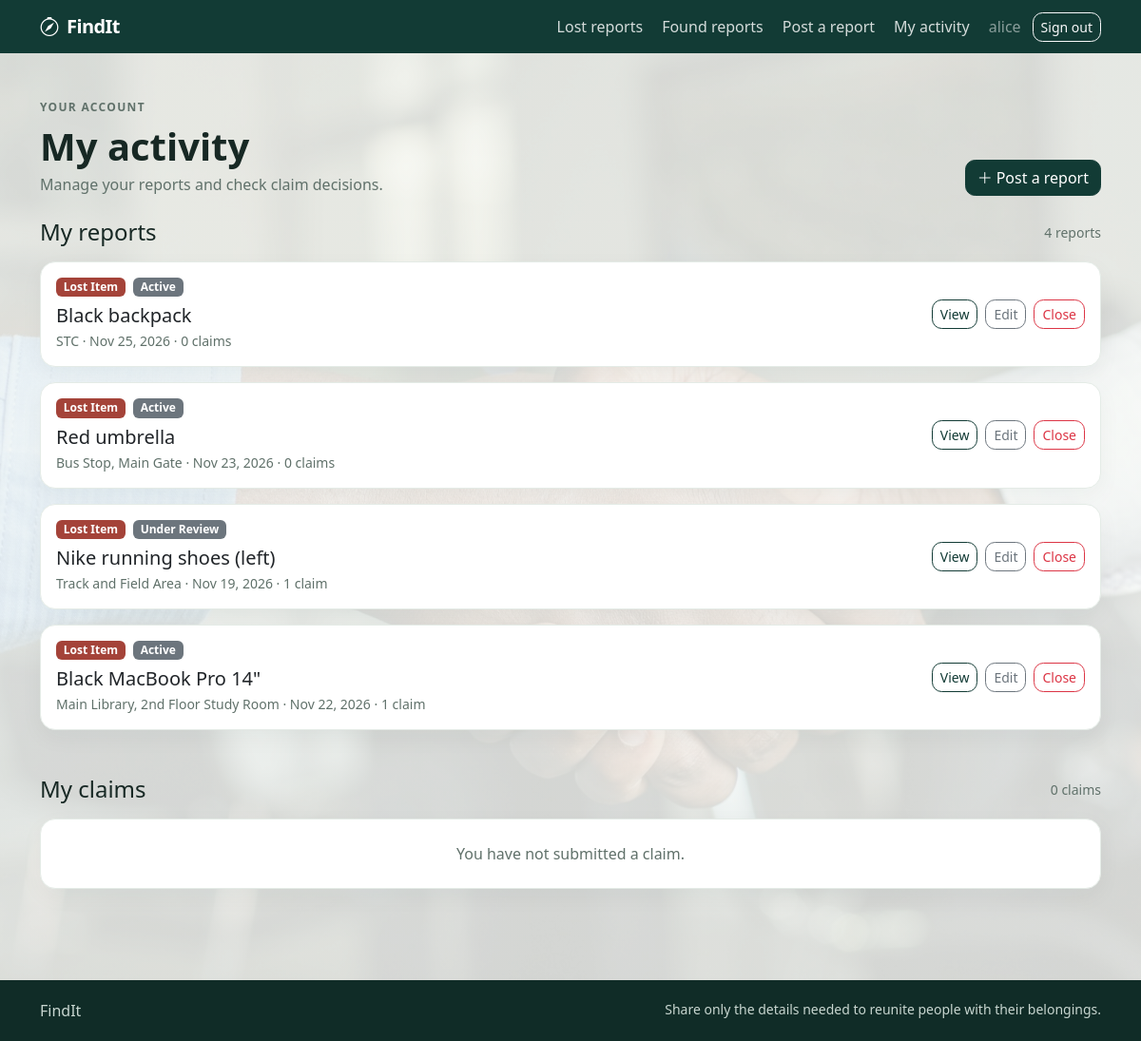
/browse/my/ (signed in), run on the app's committed database.
### accounts/models.py (models this page shows, shortened)
class User(AbstractUser):
    ROLE_CHOICES = [
        ('student', 'Student'),
        ('staff', 'Staff'),
        ('admin', 'Administrator'),
    ]
    role = models.CharField(
        max_length=20,
        choices=ROLE_CHOICES,
        default='student'
    )

### lostfound/models.py (models this page shows, shortened)
class ItemReport(models.Model):
    REPORT_TYPES = [
        ('lost', 'Lost Item'),
        ( 'found', 'Found Item')
    ]
    STATUS_CHOICES = [
        ('active', 'Active',),
        ('under review', 'Under Review',),
        ('matched', 'Matched',),
        ('recovered', 'Recovered',),
        ('closed', 'Closed',),
        ('hidden', 'Hidden',),
    ]
    CATEGORY_CHOICES = [
        ('electronics', 'Electronics',),
        ('clothing', 'Clothing',),
        ('documents', 'Documents',),
        ('accessories', 'Accessories',),
        ('other', 'Other',),
    ]
    reporter = models.ForeignKey(
        settings.AUTH_USER_MODEL,
        on_delete=models.CASCADE,
        related_name='reports'
    )
    report_type = models.CharField(
        max_length=10,
        choices=REPORT_TYPES
    )
    title = models.CharField(max_length=150)
    description = models.TextField()
    category = models.CharField(
        max_length=30,
        choices=CATEGORY_CHOICES,
    )
    date_lost_or_found = models.DateField()
    location = models.CharField(max_length=200)
    image = models.ImageField(
        upload_to='item_images/',
        blank=True,
        null=True,
    )
    status = models.CharField(
        max_length=20,
        choices=STATUS_CHOICES,
        default='active'
    )
    created_at = models.DateTimeField(auto_now_add=True)
    updated_at = models.DateTimeField(auto_now=True)

### lostfound/views.py (the view)
# urls.py: path('my/', views.my_activity, name='my_activity'),
@login_required
def my_activity(request):
    reports = (
        ItemReport.objects.filter(reporter=request.user)
        .annotate(claim_count=Count('claims'))
        .order_by('-updated_at')
    )
    claims = (
        Claim.objects.filter(claimant=request.user)
        .select_related('report')
        .order_by('-submitted_at')
    )
    return render(request, 'lostfound/my_activity.html', {
        'reports': reports,
        'claims': claims,
    })

### templates/lostfound/my_activity.html (shortened to what this page needs)
{% extends 'lostfound/base.html' %}
{% block content %}
<p class="eyebrow mb-2">Your account</p>
<div class="d-flex flex-wrap justify-content-between align-items-end gap-3 mb-4">
    <div>
        <h1 class="display-6 fw-bold mb-1">My activity</h1>
        <p class="text-muted mb-0">Manage your reports and check claim decisions.</p>
    </div>
    <a href="{% url 'create_report' %}" class="btn btn-primary"><i class="bi bi-plus-lg me-1"></i>Post a report</a>
</div>
<section class="mb-5">
    <div class="d-flex justify-content-between align-items-center mb-3">
        <h2 class="h4 mb-0">My reports</h2>
        <span class="small text-muted">{{ reports|length }} report{{ reports|length|pluralize }}</span>
    </div>
    {% for report in reports %}
        <article class="card mb-3">
            <div class="card-body d-flex flex-column flex-lg-row justify-content-between gap-3">
                <div>
                    <div class="d-flex flex-wrap align-items-center gap-2 mb-2">
                        <span class="badge {% if report.report_type == 'lost' %}badge-lost{% else %}badge-found{% endif %}">{{ report.get_report_type_display }}</span>
                        <span class="badge text-bg-secondary">{{ report.get_status_display }}</span>
                    </div>
                    <h3 class="h5 mb-1">{{ report.title }}</h3>
                    <p class="small text-muted mb-0">{{ report.location }} · {{ report.date_lost_or_found|date:"M j, Y" }} · {{ report.claim_count }} claim{{ report.claim_count|pluralize }}</p>
                </div>
                <div class="d-flex flex-wrap align-items-center gap-2">
                    <a href="{% url 'report_detail' report.pk %}" class="btn btn-sm btn-outline-primary">View</a>
                    {% if report.status == 'active' or report.status == 'under review' %}
                        <a href="{% url 'edit_report' report.pk %}" class="btn btn-sm btn-outline-secondary">Edit</a>
                        <form method="post" action="{% url 'close_report' report.pk %}" onsubmit="return confirm('Close this report?');">
                            <button type="submit" class="btn btn-sm btn-outline-danger">Close</button>
                        </form>
                    {% endif %}
                </div>
            </div>
        </article>
    {% empty %}
        <div class="card p-4 text-center">
            <p class="text-muted mb-2">You have not posted a report yet.</p>
            <div><a href="{% url 'create_report' %}" class="btn btn-outline-primary">Post your first report</a></div>
        </div>
    {% endfor %}
</section>
<section>
    <div class="d-flex justify-content-between align-items-center mb-3">
        <h2 class="h4 mb-0">My claims</h2>
        <span class="small text-muted">{{ claims|length }} claim{{ claims|length|pluralize }}</span>
    </div>
    {% for claim in claims %}
        <article class="card mb-3">
            <div class="card-body d-flex flex-column flex-md-row justify-content-between gap-3">
                <div>
                    <div class="d-flex align-items-center gap-2 mb-2">
                        <span class="badge {% if claim.claim_status == 'approved' %}text-bg-success{% elif claim.claim_status == 'rejected' %}text-bg-danger{% elif claim.claim_status == 'more_info' %}text-bg-warning{% else %}text-bg-secondary{% endif %}">{{ claim.get_claim_status_display }}</span>
                        <span class="small text-muted">Sent {{ claim.submitted_at|date:"M j, Y" }}</span>
                    </div>
                    <h3 class="h5 mb-1">{{ claim.report.title }}</h3>
                    {% if claim.decision_note %}<p class="small text-muted mb-0">{{ claim.decision_note }}</p>{% endif %}
                </div>
                <div class="d-flex align-items-center gap-2">
                    <a href="{% url 'report_detail' claim.report.pk %}" class="btn btn-sm btn-outline-primary">View item</a>
                    {% if claim.claim_status == 'more_info' %}
                        <a href="{% url 'respond_to_claim' claim.pk %}" class="btn btn-sm btn-primary">Reply</a>
                    {% endif %}
                </div>
            </div>
        </article>
    {% empty %}
        <div class="card p-4 text-center"><p class="text-muted mb-0">You have not submitted a claim.</p></div>
    {% endfor %}
</section>
{% endblock %}

### templates/lostfound/base.html (shortened to what this page needs)
{% load static %}
<!doctype html>
<html lang="en">
<head>
    <link href="https://cdn.jsdelivr.net/npm/bootstrap@5.3.3/dist/css/bootstrap.min.css" rel="stylesheet">
    <link href="https://cdn.jsdelivr.net/npm/bootstrap-icons@1.11.3/font/bootstrap-icons.css" rel="stylesheet">
</head>
<body>
<nav class="navbar navbar-expand-lg navbar-dark">
    <div class="container">
        <a class="navbar-brand" href="{% url 'landing' %}">
            <i class="bi bi-compass me-1" aria-hidden="true"></i> FindIt
        </a>
        <div class="collapse navbar-collapse" id="navbarNav">
            <ul class="navbar-nav ms-auto align-items-lg-center gap-lg-1">
                <li class="nav-item"><a class="nav-link" href="{% url 'lost_reports' %}">Lost reports</a></li>
                <li class="nav-item"><a class="nav-link" href="{% url 'found_reports' %}">Found reports</a></li>
                {% if user.is_authenticated %}
                    <li class="nav-item"><a class="nav-link" href="{% url 'create_report' %}">Post a report</a></li>
                    <li class="nav-item"><a class="nav-link" href="{% url 'my_activity' %}">My activity</a></li>
                    <li class="nav-item"><span class="nav-link text-white-50">{{ user.username }}</span></li>
                    <li class="nav-item">
                        <form method="post" action="{% url 'logout' %}" class="m-0">
                            <button class="btn btn-sm btn-outline-light" type="submit">Sign out</button>
                        </form>
                    </li>
                {% else %}
                    <li class="nav-item"><a class="nav-link" href="{% url 'login' %}">Sign in</a></li>
                    <li class="nav-item"><a class="btn btn-sm btn-light ms-lg-2" href="{% url 'register' %}">Create account</a></li>
                {% endif %}
            </ul>
        </div>
    </div>
</nav>
<main class="container py-4 py-lg-5">
    {% block content %}{% endblock %}
</main>
<footer class="footer">
    <div class="container d-flex flex-column flex-sm-row justify-content-between gap-2">
        <span>FindIt</span>
        <small>Share only the details needed to reunite people with their belongings.</small>
    </div>
</footer>
</body>
</html>

### data on the page
User: username "alice"
ItemReport: report_type "Lost Item", status "Active", title "Black backpack", location "STC", date_lost_or_found "Nov 25, 2026", claim_count "0", shows "Edit"
ItemReport: report_type "Lost Item", status "Active", title "Red umbrella", location "Bus Stop, Main Gate", date_lost_or_found "Nov 23, 2026", claim_count "0", shows "Edit"
ItemReport: report_type "Lost Item", status "Under Review", title "Nike running shoes (left)", location "Track and Field Area", date_lost_or_found "Nov 19, 2026", claim_count "1", shows "Edit"
ItemReport: report_type "Lost Item", status "Active", title "Black MacBook Pro 14\"", location "Main Library, 2nd Floor Study Room", date_lost_or_found "Nov 22, 2026", claim_count "1", shows "Edit"

### other printed values
{{ reports|length }} "4"
{{ claims|length }} "0"
